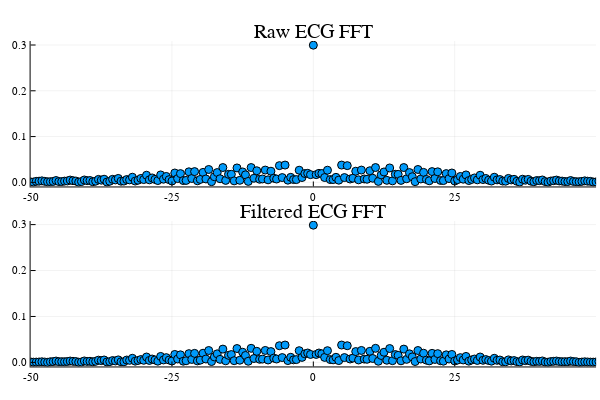

Source (notebook cell):
### Markdown cell above
7. plot the Fourier Transforms

### Code cell
frequencies = ((-N/2):(N/2-1)) * fs / N

p1 = plot(frequencies, abs.(F), seriestype = :scatter, title="Raw ECG FFT", xlim=(-50,50))
p2 = plot(frequencies, abs.(F_filtered), seriestype = :scatter, title="Filtered ECG FFT", xlim=(-50,50))
plot(p1, p2, layout=(2,1), label="")

### Figure 1 — Plotly figure (JSON) as saved in the notebook; plotly's stock layout.template omitted (floating-point values rounded to 4 significant figures; data arrays with more than 128 entries replaced by an {"elided": "..."} marker saying what was removed)
{"data": [{"colorbar": {"title": {"text": ""}}, "legendgroup": "", "marker": {"color": "rgba(0, 154, 250, 1.000)", "line": {"color": "rgba(0, 0, 0, 1)", "width": 1}, "size": 8, "symbol": "circle"}, "mode": "markers", "name": "", "showlegend": false, "type": "scatter", "x": {"elided": "720 float values"}, "xaxis": "x", "y": {"elided": "720 float values"}, "yaxis": "y", "zmax": null, "zmin": null}, {"colorbar": {"title": {"text": ""}}, "legendgroup": "", "marker": {"color": "rgba(0, 154, 250, 1.000)", "line": {"color": "rgba(0, 0, 0, 1)", "width": 1}, "size": 8, "symbol": "circle"}, "mode": "markers", "name": "", "showlegend": false, "type": "scatter", "x": {"elided": "720 float values"}, "xaxis": "x2", "y": {"elided": "720 float values"}, "yaxis": "y2", "zmax": null, "zmin": null}], "layout": {"annotations": [{"font": {"color": "rgba(0, 0, 0, 1)", "family": "sans-serif", "size": 20}, "rotation": 0, "showarrow": false, "text": "Raw ECG FFT", "x": 0.5222, "xanchor": "center", "xref": "paper", "y": 1, "yanchor": "top", "yref": "paper"}, {"font": {"color": "rgba(0, 0, 0, 1)", "family": "sans-serif", "size": 20}, "rotation": 0, "showarrow": false, "text": "Filtered ECG FFT", "x": 0.5222, "xanchor": "center", "xref": "paper", "y": 0.5, "yanchor": "top", "yref": "paper"}], "height": 400, "legend": {"bgcolor": "rgba(255, 255, 255, 1.000)", "bordercolor": "rgba(0, 0, 0, 1)", "borderwidth": 1, "font": {"color": "rgba(0, 0, 0, 1)", "family": "sans-serif", "size": 11}, "title": {"font": {"color": "rgba(0, 0, 0, 1)", "family": "sans-serif", "size": 15}, "text": ""}, "tracegroupgap": 0, "traceorder": "normal", "x": 1, "xanchor": "auto", "y": 1, "yanchor": "auto"}, "margin": {"b": 20, "l": 0, "r": 0, "t": 20}, "paper_bgcolor": "rgba(255, 255, 255, 1.000)", "plot_bgcolor": "rgba(255, 255, 255, 1.000)", "showlegend": true, "width": 600, "xaxis": {"anchor": "y", "domain": [0.05101, 0.9934], "gridcolor": "rgba(0, 0, 0, 0.1)", "gridwidth": 0.5, "linecolor": "rgba(0, 0, 0, 1)", "mirror": false, "range": [-50, 50], "showgrid": true, "showline": true, "showticklabels": true, "tickangle": 0, "tickcolor": "rgb(0, 0, 0)", "tickfont": {"color": "rgba(0, 0, 0, 1)", "family": "sans-serif", "size": 11}, "tickmode": "array", "ticks": "inside", "ticktext": ["-50", "-25", "0", "25", "50"], "tickvals": [-50, -25, 0, 25, 50], "title": {"font": {"color": "rgba(0, 0, 0, 1)", "family": "sans-serif", "size": 15}, "text": ""}, "type": "linear", "visible": true, "zeroline": false, "zerolinecolor": "rgba(0, 0, 0, 1)"}, "xaxis2": {"anchor": "y2", "domain": [0.05101, 0.9934], "gridcolor": "rgba(0, 0, 0, 0.1)", "gridwidth": 0.5, "linecolor": "rgba(0, 0, 0, 1)", "mirror": false, "range": [-50, 50], "showgrid": true, "showline": true, "showticklabels": true, "tickangle": 0, "tickcolor": "rgb(0, 0, 0)", "tickfont": {"color": "rgba(0, 0, 0, 1)", "family": "sans-serif", "size": 11}, "tickmode": "array", "ticks": "inside", "ticktext": ["-50", "-25", "0", "25", "50"], "tickvals": [-50, -25, 0, 25, 50], "title": {"font": {"color": "rgba(0, 0, 0, 1)", "family": "sans-serif", "size": 15}, "text": ""}, "type": "linear", "visible": true, "zeroline": false, "zerolinecolor": "rgba(0, 0, 0, 1)"}, "yaxis": {"anchor": "x", "domain": [0.5376, 0.9415], "gridcolor": "rgba(0, 0, 0, 0.1)", "gridwidth": 0.5, "linecolor": "rgba(0, 0, 0, 1)", "mirror": false, "range": [-0.008974, 0.3087], "showgrid": true, "showline": true, "showticklabels": true, "tickangle": 0, "tickcolor": "rgb(0, 0, 0)", "tickfont": {"color": "rgba(0, 0, 0, 1)", "family": "sans-serif", "size": 11}, "tickmode": "array", "ticks": "inside", "ticktext": ["0.0", "0.1", "0.2", "0.3"], "tickvals": [0, 0.1, 0.2, 0.3], "title": {"font": {"color": "rgba(0, 0, 0, 1)", "family": "sans-serif", "size": 15}, "text": ""}, "type": "linear", "visible": true, "zeroline": false, "zerolinecolor": "rgba(0, 0, 0, 1)"}, "yaxis2": {"anchor": "x2", "domain": [0.03762, 0.4415], "gridcolor": "rgba(0, 0, 0, 0.1)", "gridwidth": 0.5, "linecolor": "rgba(0, 0, 0, 1)", "mirror": false, "range": [-0.008798, 0.3078], "showgrid": true, "showline": true, "showticklabels": true, "tickangle": 0, "tickcolor": "rgb(0, 0, 0)", "tickfont": {"color": "rgba(0, 0, 0, 1)", "family": "sans-serif", "size": 11}, "tickmode": "array", "ticks": "inside", "ticktext": ["0.0", "0.1", "0.2", "0.3"], "tickvals": [0, 0.1, 0.2, 0.3], "title": {"font": {"color": "rgba(0, 0, 0, 1)", "family": "sans-serif", "size": 15}, "text": ""}, "type": "linear", "visible": true, "zeroline": false, "zerolinecolor": "rgba(0, 0, 0, 1)"}}}
